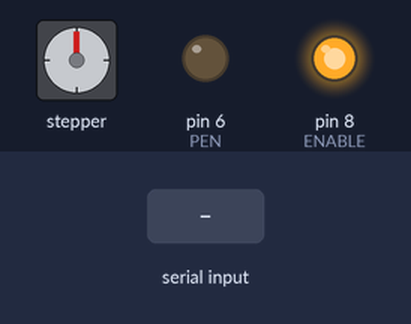
A sketch run on a simulated Arduino Uno, built with avr-gcc and run on an emulated ATmega328P. Parts: stepper motor, output pins drawn as LEDs (lit = HIGH). The inputs (shaded band) are chosen by the test bench. Stepper angles assume 200 steps per turn; what the sketch prints to the serial monitor is not drawn.

Above: at 1.2 s.
1.3 s: "90,45,200;" received over Serial
At 1.45 s:
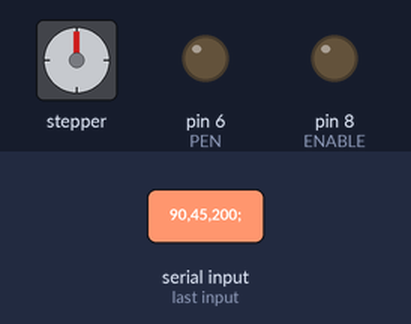
4.3 s: "SetPower,1;" received over Serial
At 7.1 s:
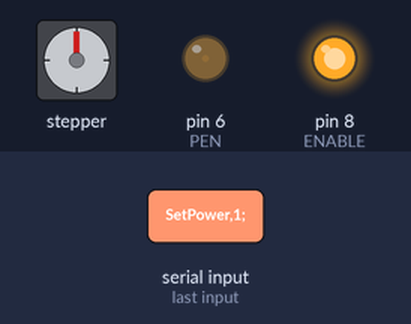
7.3 s: "SetPower,150;" received over Serial
At 8.2 s:
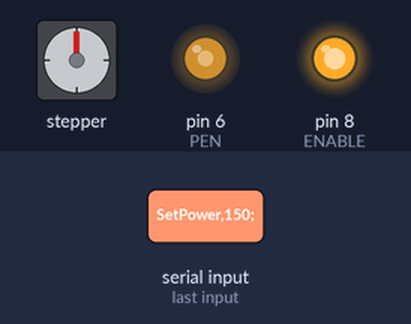
8.8 s: "STOP,1;" received over Serial
10.3 s: "SetPower;" received over Serial
At 11.5 s:
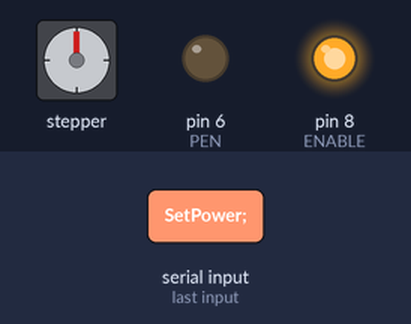
11.8 s: "STOP,150;" received over Serial
Timing chart, 0 to 14.3 s (numbered marks = the images above; inputs shaded):
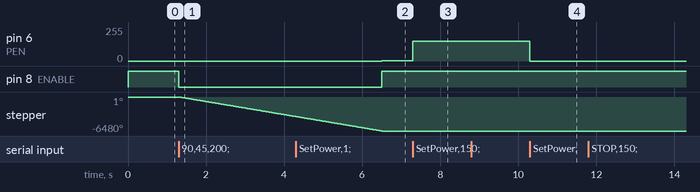

Measured:
- after the input at 1.3 s, pin 8 (ENABLE): HIGH → LOW at once; stepper: keeps turning counter-clockwise at about 1254°/s, starting at once
- after the input at 4.3 s, pin 6 (PEN): 0/255 → 1/255 after 2.2 s
- after the input at 7.3 s, pin 6 (PEN): 1/255 → 150/255 at once
- after the input at 10.3 s, pin 6 (PEN): 150/255 → 0/255 at once

The sketch:

embeddedSide7.ino
```cpp
#include <AccelStepper.h>

#define X_STEP 2
#define X_DIR 5

#define Y_STEP 4
#define Y_DIR 7

#define PEN 6
#define ENABLE 8
#define MAX_SPEED (200 * 1 * 2)

AccelStepper X(1, X_STEP, X_DIR);
AccelStepper Y(1, Y_STEP, Y_DIR);

enum InstructionType {
  penPower,
  velocityTime,
  printLine,
  STOP
};

struct Instruction {
  InstructionType type;
  String op;
};

void setup()
{

  pinMode(ENABLE, OUTPUT);
  analogWrite(PEN, 0);

  X.setMaxSpeed(MAX_SPEED * 5);
  Y.setMaxSpeed(MAX_SPEED * 2);

  Serial.begin(2000000);

}

bool printingLine = false;
int segmentLevels[512];
double segmentLength;

double dX = 0;
double dY = 0;
int currentPenPower = 0;
bool stopReceived = false;
void loop() {
  if (((X.currentPosition() >= dX && X.speed() > 0) || (X.currentPosition() <= dX && X.speed() < 0) || X.speed() == 0) && ((Y.currentPosition() >= dY && Y.speed() > 0) || (Y.currentPosition() <= dY && Y.speed() < 0) || Y.speed() == 0)){
    digitalWrite(ENABLE, HIGH);
    printingLine = false;
    Instruction nextInstruction = FetchInstruction();
    ExecuteInstruction(nextInstruction);
    RequestInstruction();
  }
  else {

    if (printingLine) {
      int segmentIndex = (int)floor(abs(X.currentPosition() / (segmentLength)));
      int newPower = segmentLevels[segmentIndex];
      if (newPower != currentPenPower){
        if(newPower == 255){
          digitalWrite(PEN, HIGH);
        }else{
          analogWrite(PEN, newPower);
        }
        currentPenPower = newPower;
      }
    }

    X.runSpeed();
    Y.runSpeed();
  }
}

void RequestInstruction() {
  if (Serial.availableForWrite() && !stopReceived) {
    Serial.write("+");
  }
}

Instruction FetchInstruction() {
    String instruction = "";
    do {
    instruction = Serial.readStringUntil(';');
    } while (instruction.length() == 0);
    stopReceived = false;

    if (instruction.substring(0, 8) == "SetPower") {
      return (Instruction){penPower, instruction};
    }
    else if (instruction == "STOP"){
        stopReceived = true;
        return (Instruction){STOP, instruction};
    }
    else if (instruction.substring(0,9) == "PrintLine"){
      return (Instruction){printLine, instruction};
    }
    else {
      // All remaining possible inputs are velocity vectors
      return (Instruction){velocityTime, instruction};
    }
}

void ExecuteInstruction(Instruction instruction) {
  if (instruction.type == penPower) {
    int laserPower = instruction.op.substring(9, instruction.op.length()).toInt();
    if(laserPower == 255) {
      digitalWrite(PEN, HIGH);
    }
    else {
      analogWrite(PEN, laserPower);
    }
    currentPenPower = laserPower;
  }
  else if (instruction.type == STOP){
    X.setSpeed(0);
    Y.setSpeed(0);
  }
  else if (instruction.type == printLine) {
    int commaIndex = instruction.op.indexOf(',');
    double signedTime = instruction.op.substring(10, commaIndex).toDouble();
    int nominalWidth = instruction.op.substring(commaIndex + 1, instruction.op.length()).toInt();

    int i = 0;
    while(i < nominalWidth){
      RequestInstruction();
      String data = "";
      do
        data = Serial.readStringUntil('!');
      while (data == "");
      int colonIndex = data.indexOf(':');
      int lvl = data.substring(0,colonIndex).toInt();
      int count = data.substring(colonIndex + 1, data.length() + 1).toInt();
      while(count > 0){
        segmentLevels[i] = lvl;
        i++;
        count--;
      }
    }

    dX = signedTime *  MAX_SPEED / 1000;
    segmentLength = dX / nominalWidth;

    printingLine = true;

    digitalWrite(ENABLE, LOW);
    X.setCurrentPosition(0);
    X.setSpeed(signedTime > 0 ? MAX_SPEED * 3 : -MAX_SPEED * 3);
    Y.setSpeed(0);
  }
  else if (instruction.type == velocityTime) {
    int commaIndex0 = instruction.op.indexOf(',');
    int commaIndex1 = instruction.op.lastIndexOf(',');
    double vX = instruction.op.substring(1, commaIndex0).toDouble();
    double vY = instruction.op.substring(commaIndex0 + 1, commaIndex1).toDouble() * -1;
    double t = instruction.op.substring(commaIndex1 + 1, instruction.op.length()).toDouble();

    dX = vX * t * MAX_SPEED / 1000;
    dY = vY * t * MAX_SPEED / 1000;

    digitalWrite(ENABLE, LOW);
    X.setCurrentPosition(0);
    Y.setCurrentPosition(0);
    X.setSpeed(MAX_SPEED * vX);
    Y.setSpeed(MAX_SPEED * vY);
  }
}
```
